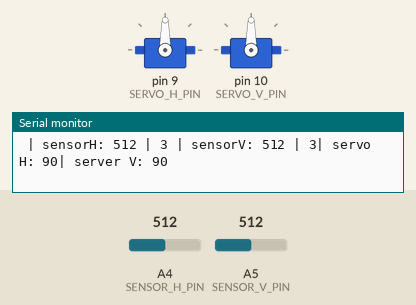
Recording of a sketch running on a simulated Arduino Uno, built with avr-gcc and run on an emulated ATmega328P. Shown: 2 × servo, the last lines printed to the serial monitor. Inputs (shaded band) come from the test bench; at power-on: A4 (SENSOR_H_PIN) = 512, A5 (SENSOR_V_PIN) = 512.

Above: at 1.2 s.
1.3 s: A4 (SENSOR_H_PIN) set to 605
4.3 s: A4 (SENSOR_H_PIN) set to 630
At 5.08 s:
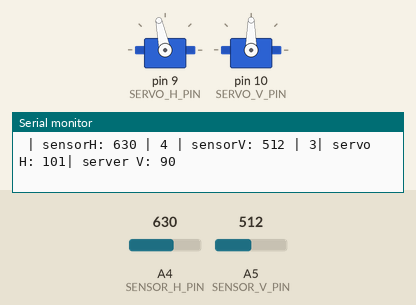
7.3 s: A5 (SENSOR_V_PIN) set to 716
At 7.34 s:
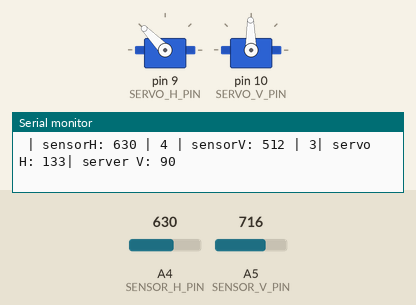
At 8.19 s:
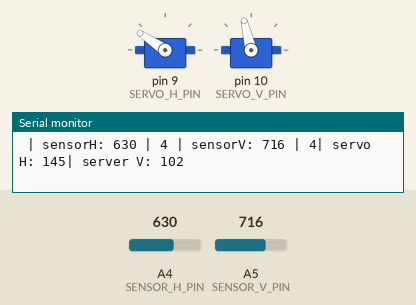
10.3 s: A5 (SENSOR_V_PIN) set to 1023
13.3 s: A4 (SENSOR_H_PIN) set to 419
16.3 s: A4 (SENSOR_H_PIN) set to 394
At 16.39 s:
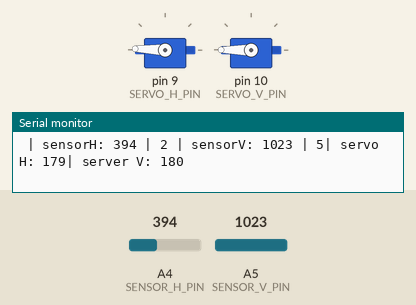
Timing chart, 0 to 22.2 s (numbered marks = the images above; inputs shaded):
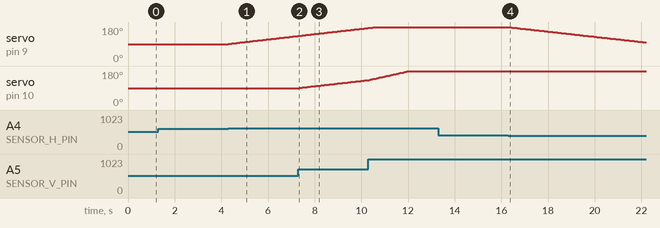

Measured:
- the behaviour switches between 614 and 615 on A4 (SENSOR_H_PIN) (found by bisection; images 0 and 1)
- the behaviour switches between 410 and 409 on A4 (SENSOR_H_PIN) (found by bisection; images 3 and 4)
- after the input at 4.3 s, servo on pin 9 (SERVO_H_PIN): moves from 90° to 133° over 3.0 s, starting at once
- after the input at 7.3 s, servo on pin 10 (SERVO_V_PIN): moves from 90° to 132° over 2.9 s, starting at once
- after the input at 16.3 s, servo on pin 9 (SERVO_H_PIN): moves from 180° to 99° over 5.8 s, starting at once

The sketch:

01_solar_full_auto.ino
```cpp
#include <Arduino.h>
#include <Servo.h>

int SENSOR_H_PIN = A4;
int SENSOR_V_PIN = A5;

int SERVO_H_PIN = 9;
int SERVO_V_PIN = 10;

int SENSOR_LEVEL = 3;

Servo serverH;
Servo serverV;

void setup()
{
    serverH.attach(SERVO_H_PIN);
    serverV.attach(SERVO_V_PIN);

    Serial.begin(9600);
}

void loop()
{
    //
    // read sensors
    //
    int sensorH = analogRead(SENSOR_H_PIN);
    int mappedSensorH = map(sensorH, 0, 1024, 1, SENSOR_LEVEL*2);

    int sensorV = analogRead(SENSOR_V_PIN);
    int mappedSensorV = map(sensorV, 0, 1024, 1, SENSOR_LEVEL*2);

    Serial.print(" | sensorH: " );
    Serial.print(sensorH);
    Serial.print(" | ");
    Serial.print(mappedSensorH);

    Serial.print(" | sensorV: " );
    Serial.print(sensorV);
    Serial.print(" | ");
    Serial.print(mappedSensorV);

    //
    // set servo
    //
    if (mappedSensorH != SENSOR_LEVEL)
    {
        int delta = mappedSensorH - SENSOR_LEVEL;

        serverH.write(serverH.read() + delta);
    }

    if (mappedSensorV != SENSOR_LEVEL)
    {
        int delta = mappedSensorV - SENSOR_LEVEL;

        serverV.write(serverV.read() + delta);
    }

    Serial.print("| servo H: " );
    Serial.print(serverH.read());
    Serial.print("| server V: ");
    Serial.print(serverV.read());

    Serial.println();
    delay(50);
}
```
